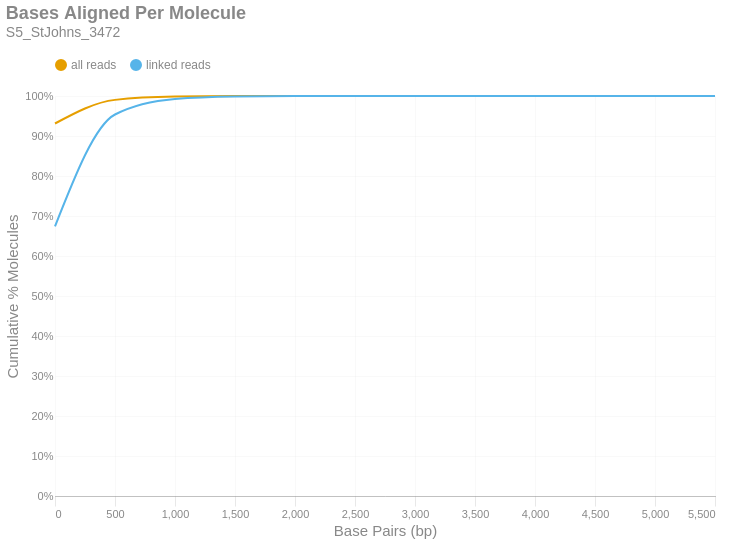

Write notebook code for a chart like this one.
### Markdown cell above
### Bases Aligned Per Molecule
This is a cumulative frequency distribution showing the number of base pairs aligned per unique molecule. These data are shown in 500 bp bins. There are two distributions: one with `all reads` (yellow) and another with only `linked reads` (blue). The percent of molecules in the `linked reads` distribution is relative to the total number of linked molecules.

### Code cell
if SKIPLR:
    print_html(f"Skipped")
else:
    binned_df = consolidated_hist(valids['aligned_bp'], mask, 500, True)
    with SafeRender(binned_df):
        (
            density_plot(binned_df, 'Bases Aligned Per Molecule', samplename, 'basesper')
            .encode(
                x=alt.X('bin:Q', title="Base Pairs (bp)").axis(tickMinStep=500).scale(padding=0),
                y=alt.Y('value:Q', title='Cumulative % Molecules')
                    .axis(format='%')
                    .scale(domain = [0,1])
                    .stack(False),
                color=alt.Color("key:N").scale(domain = ["all reads", "linked reads"]),
                tooltip = [
                    alt.Tooltip("key:N", title = "Data Type"),
                    alt.Tooltip("range_label:N", title="Bases Aligned Per Molecule"),
                    alt.Tooltip("value:Q", format = ".2%", title="% Molecules (Cum.)")
                ]
            )
        ).display()

### Figure 1 — Vega-Lite specification as saved in the notebook (floating-point values rounded to 4 significant figures)
{"width": "container", "height": 400, "config": {"title": {"anchor": "start", "dy": -15, "fontSize": 18, "color": "#888888", "subtitleColor": "#888888", "subtitleFontSize": 14}, "arc": {"fill": "#0072B2"}, "axis": {"domainColor": "#888888", "domainWidth": 0.5, "gridWidth": 0.2, "grid": false, "titleFontWeight": 400, "titleFontSize": 15, "labelFontSize": 11, "labelColor": "#888888", "tickColor": "#888888", "tickWidth": 0.2, "titleColor": "#888888"}, "axisBand": {"grid": false}, "axisX": {"grid": true, "tickSize": 10, "domainCap": "round"}, "axisY": {"domain": false, "grid": true, "tickSize": 0, "domainCap": "round"}, "background": "transparent", "header": {"labelFontSize": 15, "labelColor": "#888888", "titleFontSize": 15, "titleFontWeight": 600, "titleColor": "#888888"}, "legend": {"labelFont": "sans-serif", "labelFontSize": 12, "labelColor": "#888888", "symbolSize": 100, "symbolType": "circle", "titleFontSize": 12, "titlePadding": 10, "titleColor": "#888888", "title": null, "orient": "top"}, "range": {"category": ["#E69F00", "#56B4E9", "#009E73", "#F0E442", "#0072B2", "#D55E00", "#CC79A7", "#000000"], "diverging": ["#cfe8f3", "#a2d4ec", "#73bfe2", "#46abdb", "#1696d2", "#12719e"]}, "area": {"fill": "#0072B2", "fillOpacity": 0.7, "line": true, "strokeOpacity": 0.7}, "line": {"color": "#0072B2", "stroke": "#0072B2", "strokeWidth": 2}, "trail": {"color": "#0072B2", "stroke": "#0072B2", "strokeWidth": 0, "size": 1}, "point": {"filled": true, "fillOpacity": 1.0, "size": 95}, "text": {"color": "#888888", "fontSize": 11, "align": "right", "fontWeight": 400, "size": 11}, "bar": {"fill": "#0072B2", "stroke": null}, "view": {"stroke": null, "continuousWidth": 660, "continuousHeight": 400}}, "data": {"name": "data-d3448ca9a56fb076fe59c82582c472b9"}, "mark": {"type": "line", "interpolate": "monotone", "point": {"opacity": 0, "size": 275}}, "encoding": {"color": {"field": "key", "scale": {"domain": ["all reads", "linked reads"]}, "type": "nominal"}, "tooltip": [{"field": "key", "title": "Data Type", "type": "nominal"}, {"field": "range_label", "title": "Bases Aligned Per Molecule", "type": "nominal"}, {"field": "value", "format": ".2%", "title": "% Molecules (Cum.)", "type": "quantitative"}], "x": {"axis": {"tickMinStep": 500}, "field": "bin", "scale": {"padding": 0}, "title": "Base Pairs (bp)", "type": "quantitative"}, "y": {"axis": {"format": "%"}, "field": "value", "scale": {"domain": [0, 1]}, "stack": false, "title": "Cumulative % Molecules", "type": "quantitative"}}, "params": [{"name": "param_c36ac31b6afebe62", "select": {"type": "point", "fields": ["key"]}, "bind": "legend"}], "title": {"text": "Bases Aligned Per Molecule", "subtitle": "S5_StJohns_3472"}, "transform": [{"fold": ["all reads (cumsum)", "linked reads (cumsum)"]}, {"calculate": "replace(datum.key, ' (cumsum)', '')", "as": "key"}, {"filter": {"param": "param_c36ac31b6afebe62"}}], "usermeta": {"embedOptions": {"downloadFileName": "S5_StJohns_3472.basesper"}}, "$schema": "https://vega.github.io/schema/vega-lite/v6.1.0.json", "datasets": {"data-d3448ca9a56fb076fe59c82582c472b9": [{"bin": "0.0", "interval": "0.0-500.0", "all reads": 0.9312, "linked reads": 0.6741, "all reads (cumsum)": 0.9312, "linked reads (cumsum)": 0.6741, "range_label": "0-499"}, {"bin": "500.0", "interval": "500.0-1000.0", "all reads": 0.05907, "linked reads": 0.2797, "all reads (cumsum)": 0.9903, "linked reads (cumsum)": 0.9537, "range_label": "500-999"}, {"bin": "1000.0", "interval": "1000.0-1500.0", "all reads": 0.008133, "linked reads": 0.0388, "all reads (cumsum)": 0.9984, "linked reads (cumsum)": 0.9925, "range_label": "1000-1499"}, {"bin": "1500.0", "interval": "1500.0-2000.0", "all reads": 0.001286, "linked reads": 0.00614, "all reads (cumsum)": 0.9997, "linked reads (cumsum)": 0.9987, "range_label": "1500-1999"}, {"bin": "2000.0", "interval": "2000.0-2500.0", "all reads": 0.0002323, "linked reads": 0.001109, "all reads (cumsum)": 1.0, "linked reads (cumsum)": 0.9998, "range_label": "2000-2499"}, {"bin": "2500.0", "interval": "2500.0-3000.0", "all reads": 3.595e-05, "linked reads": 0.0001716, "all reads (cumsum)": 1.0, "linked reads (cumsum)": 1.0, "range_label": "2500-2999"}, {"bin": "3000.0", "interval": "3000.0-3500.0", "all reads": 5.816e-06, "linked reads": 2.777e-05, "all reads (cumsum)": 1.0, "linked reads (cumsum)": 1.0, "range_label": "3000-3499"}, {"bin": "3500.0", "interval": "3500.0-4000.0", "all reads": 1.41e-06, "linked reads": 6.731e-06, "all reads (cumsum)": 1.0, "linked reads (cumsum)": 1.0, "range_label": "3500-3999"}, {"bin": "4000.0", "interval": "4000.0-4500.0", "all reads": 0.0, "linked reads": 0.0, "all reads (cumsum)": 1.0, "linked reads (cumsum)": 1.0, "range_label": "4000-4499"}, {"bin": "4500.0", "interval": "4500.0-5000.0", "all reads": 1.762e-07, "linked reads": 8.414e-07, "all reads (cumsum)": 1.0, "linked reads (cumsum)": 1.0, "range_label": "4500-4999"}, {"bin": "5000.0", "interval": "5000.0-5500.0", "all reads": 0.0, "linked reads": 0.0, "all reads (cumsum)": 1.0, "linked reads (cumsum)": 1.0, "range_label": "5000-5499"}, {"bin": "5500.0", "interval": "5500.0-6000.0", "all reads": 1.762e-07, "linked reads": 8.414e-07, "all reads (cumsum)": 1.0, "linked reads (cumsum)": 1.0, "range_label": "5500-5999"}]}}
